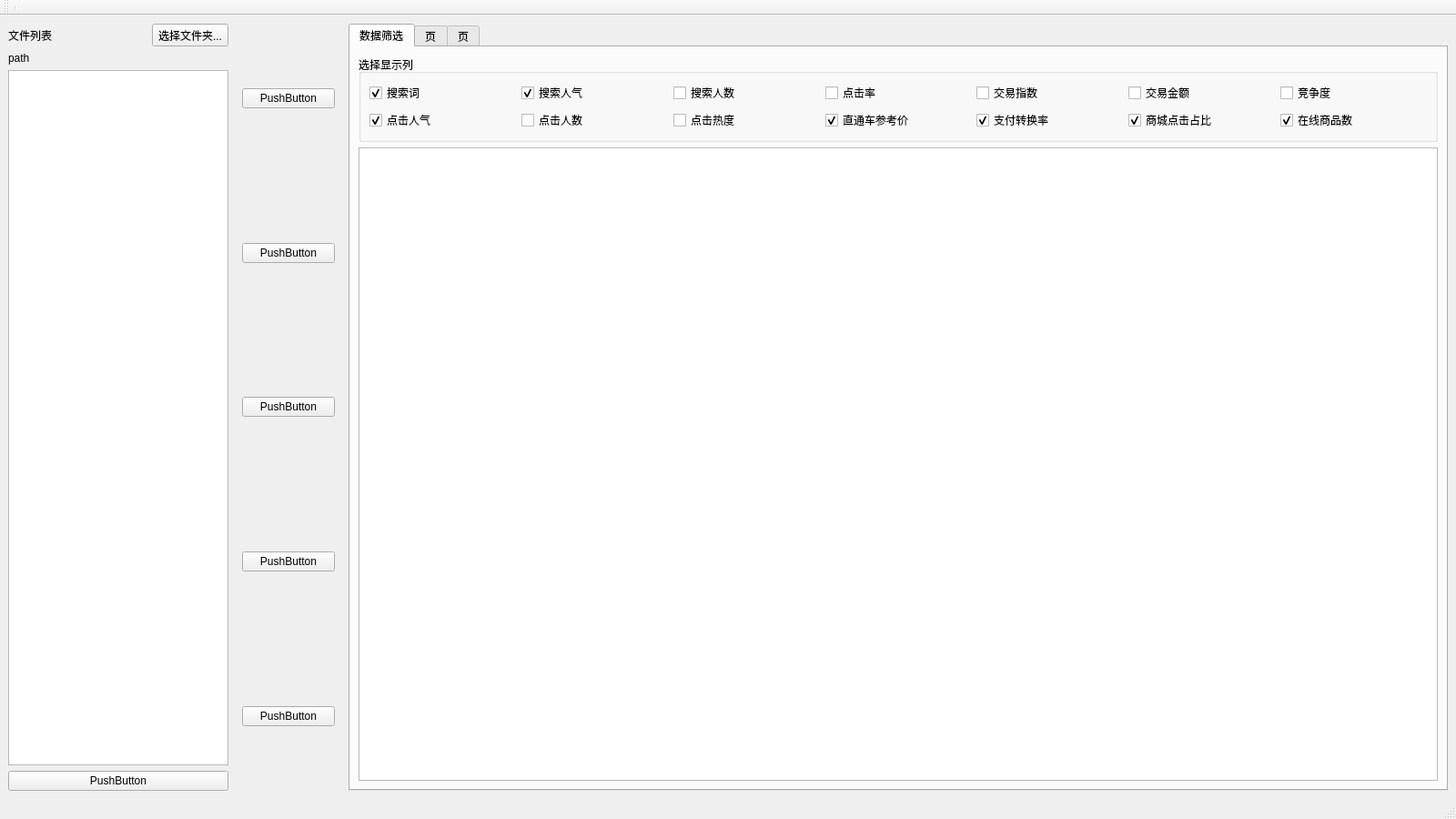
<?xml version="1.0" encoding="UTF-8"?>
<ui version="4.0">
 <class>MainWindow</class>
 <widget class="QMainWindow" name="MainWindow">
  <property name="geometry">
   <rect>
    <x>0</x>
    <y>0</y>
    <width>1600</width>
    <height>900</height>
   </rect>
  </property>
  <property name="windowTitle">
   <string>MainWindow</string>
  </property>
  <widget class="QWidget" name="centralwidget">
   <layout class="QHBoxLayout" name="horizontalLayout" stretch="2,1,10">
    <item>
     <layout class="QVBoxLayout" name="leftVLayout">
      <item>
       <layout class="QHBoxLayout" name="horizontalLayout_2">
        <item>
         <widget class="QLabel" name="chooseDirLabel">
          <property name="text">
           <string>文件列表</string>
          </property>
         </widget>
        </item>
        <item>
         <widget class="QToolButton" name="chooseDirToolButton">
          <property name="text">
           <string>选择文件夹...</string>
          </property>
          <property name="popupMode">
           <enum>QToolButton::InstantPopup</enum>
          </property>
         </widget>
        </item>
       </layout>
      </item>
      <item>
       <widget class="QLabel" name="dirPathLabel">
        <property name="text">
         <string>path</string>
        </property>
       </widget>
      </item>
      <item>
       <widget class="QListView" name="fileListView"/>
      </item>
      <item>
       <widget class="QPushButton" name="lodefilePushButton">
        <property name="text">
         <string>PushButton</string>
        </property>
       </widget>
      </item>
     </layout>
    </item>
    <item>
     <layout class="QVBoxLayout" name="middleVLayout">
      <item>
       <widget class="QWidget" name="widget" native="true">
        <layout class="QVBoxLayout" name="verticalLayout_2">
         <item>
          <widget class="QPushButton" name="pushButton_2">
           <property name="text">
            <string>PushButton</string>
           </property>
          </widget>
         </item>
        </layout>
       </widget>
      </item>
      <item>
       <widget class="QWidget" name="widget_2" native="true">
        <layout class="QVBoxLayout" name="verticalLayout_3">
         <item>
          <widget class="QPushButton" name="pushButton_3">
           <property name="text">
            <string>PushButton</string>
           </property>
          </widget>
         </item>
        </layout>
       </widget>
      </item>
      <item>
       <widget class="QWidget" name="widget_3" native="true">
        <layout class="QVBoxLayout" name="verticalLayout_4">
         <item>
          <widget class="QPushButton" name="pushButton_4">
           <property name="text">
            <string>PushButton</string>
           </property>
          </widget>
         </item>
        </layout>
       </widget>
      </item>
      <item>
       <widget class="QWidget" name="widget_4" native="true">
        <layout class="QVBoxLayout" name="verticalLayout_6">
         <item>
          <widget class="QPushButton" name="pushButton_5">
           <property name="text">
            <string>PushButton</string>
           </property>
          </widget>
         </item>
        </layout>
       </widget>
      </item>
      <item>
       <widget class="QWidget" name="widget_5" native="true">
        <layout class="QVBoxLayout" name="verticalLayout_5">
         <item>
          <widget class="QPushButton" name="pushButton">
           <property name="text">
            <string>PushButton</string>
           </property>
          </widget>
         </item>
        </layout>
       </widget>
      </item>
     </layout>
    </item>
    <item>
     <widget class="QTabWidget" name="mainTabWidget">
      <property name="currentIndex">
       <number>0</number>
      </property>
      <widget class="QWidget" name="dataFilter">
       <attribute name="title">
        <string>数据筛选</string>
       </attribute>
       <layout class="QVBoxLayout" name="verticalLayout">
        <item>
         <widget class="QGroupBox" name="checkGroupBox">
          <property name="title">
           <string>选择显示列</string>
          </property>
          <layout class="QGridLayout" name="gridLayout">
           <item row="0" column="0">
            <widget class="QCheckBox" name="sWordCheckBox">
             <property name="text">
              <string>搜索词</string>
             </property>
             <property name="checked">
              <bool>true</bool>
             </property>
            </widget>
           </item>
           <item row="1" column="0">
            <widget class="QCheckBox" name="clickPopularityCheckBox">
             <property name="text">
              <string>点击人气</string>
             </property>
             <property name="checked">
              <bool>true</bool>
             </property>
            </widget>
           </item>
           <item row="1" column="3">
            <widget class="QCheckBox" name="recPriceCheckBox">
             <property name="text">
              <string>直通车参考价</string>
             </property>
             <property name="checked">
              <bool>true</bool>
             </property>
            </widget>
           </item>
           <item row="0" column="3">
            <widget class="QCheckBox" name="clickRatioCheckBox">
             <property name="text">
              <string>点击率</string>
             </property>
             <property name="checked">
              <bool>false</bool>
             </property>
            </widget>
           </item>
           <item row="0" column="4">
            <widget class="QCheckBox" name="tradingIndexCheckBox">
             <property name="text">
              <string>交易指数</string>
             </property>
            </widget>
           </item>
           <item row="1" column="2">
            <widget class="QCheckBox" name="clickHotCheckBox">
             <property name="text">
              <string>点击热度</string>
             </property>
            </widget>
           </item>
           <item row="0" column="5">
            <widget class="QCheckBox" name="tradingNumbersCheckBox">
             <property name="text">
              <string>交易金额</string>
             </property>
            </widget>
           </item>
           <item row="1" column="4">
            <widget class="QCheckBox" name="payRatioCheckBox">
             <property name="text">
              <string>支付转换率</string>
             </property>
             <property name="checked">
              <bool>true</bool>
             </property>
            </widget>
           </item>
           <item row="1" column="5">
            <widget class="QCheckBox" name="mallClickRatioCheckBox">
             <property name="text">
              <string>商城点击占比</string>
             </property>
             <property name="checked">
              <bool>true</bool>
             </property>
            </widget>
           </item>
           <item row="0" column="1">
            <widget class="QCheckBox" name="sPopularityCheckBox">
             <property name="text">
              <string>搜索人气</string>
             </property>
             <property name="checked">
              <bool>true</bool>
             </property>
            </widget>
           </item>
           <item row="1" column="1">
            <widget class="QCheckBox" name="clickNumbersCheckBox">
             <property name="text">
              <string>点击人数</string>
             </property>
            </widget>
           </item>
           <item row="0" column="2">
            <widget class="QCheckBox" name="sNumbersCheckBox">
             <property name="text">
              <string>搜索人数</string>
             </property>
            </widget>
           </item>
           <item row="1" column="6">
            <widget class="QCheckBox" name="itemNumbersCheckBox">
             <property name="text">
              <string>在线商品数</string>
             </property>
             <property name="checked">
              <bool>true</bool>
             </property>
            </widget>
           </item>
           <item row="0" column="6">
            <widget class="QCheckBox" name="competitiveCheckBox">
             <property name="text">
              <string>竞争度</string>
             </property>
            </widget>
           </item>
          </layout>
         </widget>
        </item>
        <item>
         <widget class="QTableView" name="dataTableView"/>
        </item>
       </layout>
      </widget>
      <widget class="QWidget" name="tab2">
       <attribute name="title">
        <string>页</string>
       </attribute>
      </widget>
      <widget class="QWidget" name="tab3">
       <attribute name="title">
        <string>页</string>
       </attribute>
      </widget>
     </widget>
    </item>
   </layout>
  </widget>
  <widget class="QStatusBar" name="statusbar"/>
  <widget class="QToolBar" name="toolBar">
   <property name="windowTitle">
    <string>toolBar</string>
   </property>
   <attribute name="toolBarArea">
    <enum>TopToolBarArea</enum>
   </attribute>
   <attribute name="toolBarBreak">
    <bool>false</bool>
   </attribute>
   <addaction name="separator"/>
  </widget>
 </widget>
 <resources/>
 <connections/>
</ui>
